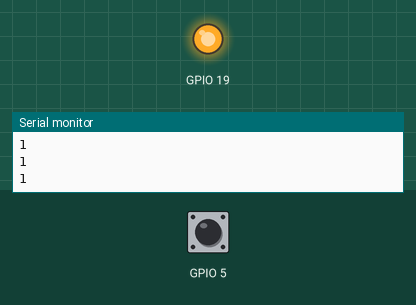
This sketch was run on a simulated ESP32. Shown: output pins drawn as LEDs (lit = HIGH), the last lines printed to the serial monitor. The inputs (shaded band) are chosen by the test bench; at power-on: GPIO 5 HIGH.

Above: at 1.2 s.
1.3 s: GPIO 5 pulled LOW for 0.15 s
At 1.38 s:
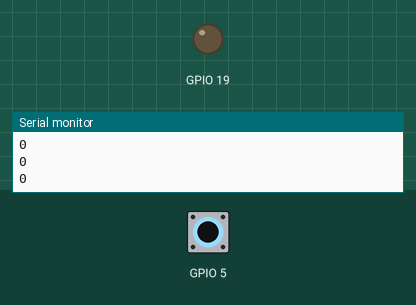
2.9 s: GPIO 5 pulled LOW for 3.2 s
At 7.2 s:
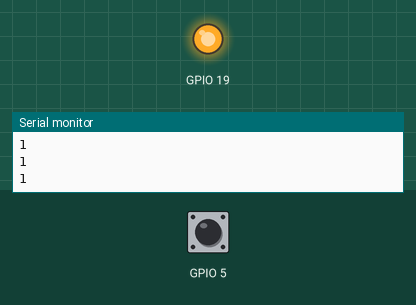
Timing chart, 0 to 8.7 s (numbered marks = the images above; inputs shaded):
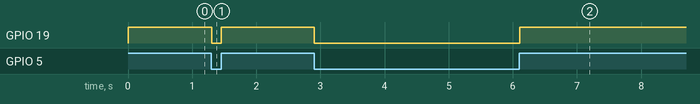

The sketch:

LED.ino
```cpp
void setup() {
  // put your setup code here, to run once:
  Serial.begin(115200);
  Serial.println("Hello, ESP32!");
  pinMode(19, OUTPUT);
  pinMode(5, INPUT_PULLUP);
}

void loop() {
  // put your main code here, to run repeatedly:
  int bacaSinyal = digitalRead(5);
  Serial.println(bacaSinyal);
  if(bacaSinyal==1)
    digitalWrite(19, HIGH);
  else if(bacaSinyal==0)
    digitalWrite(19,LOW);
  //delay(1000);
  //digitalWrite(19,LOW);
  //delay(1000);
  delay(10); // this speeds up the simulation
}
```

Measured:
- after the input at 1.3 s, GPIO 19: HIGH → LOW at once, → HIGH 0.15 s later
- after the input at 2.9 s, GPIO 19: HIGH → LOW at once, → HIGH 3.2 s later
